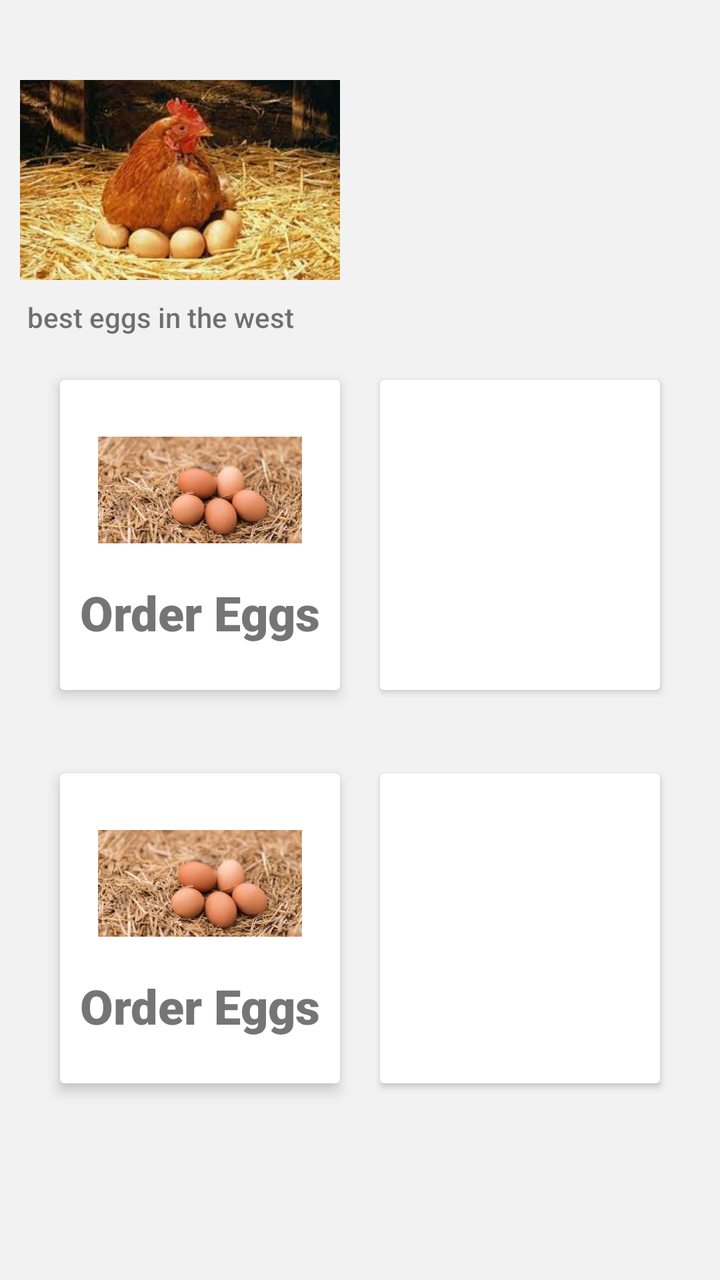
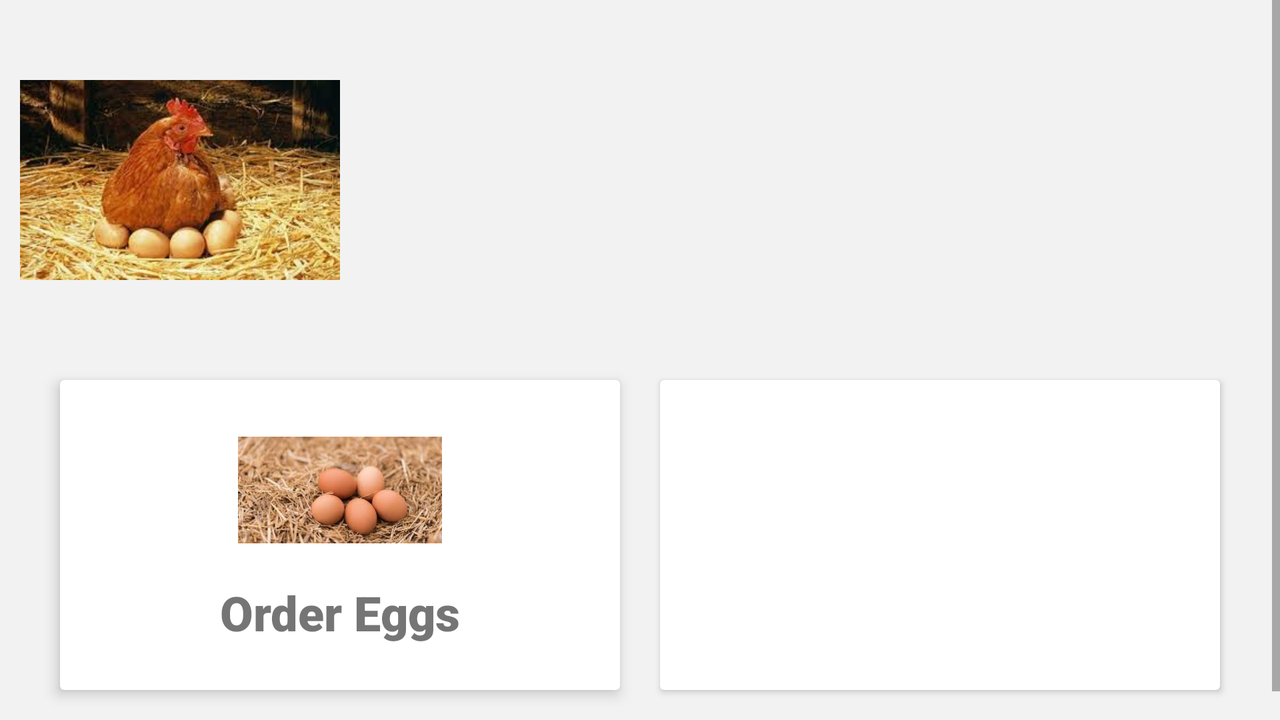

First picture: res/layout/ on a phone held upright. Second picture: the repository's own variant of that layout, on a device whose configuration matches the variant's folder. Source for both follows.
<!-- AndroidManifest.xml: application theme Theme.EggDelivery -->
<!-- res/layout/mainfrag.xml -->
<?xml version="1.0" encoding="utf-8"?>
<androidx.constraintlayout.widget.ConstraintLayout xmlns:android="http://schemas.android.com/apk/res/android"
    xmlns:app="http://schemas.android.com/apk/res-auto"
    xmlns:tools="http://schemas.android.com/tools"
    android:layout_width="match_parent"
    android:layout_height="match_parent"
    android:background="@color/greyish"
    android:padding="10dp">

    <TextView
        android:id="@+id/textView"
        android:layout_width="225dp"
        android:layout_height="43dp"
        android:layout_marginTop="76dp"
        android:fontFamily="sans-serif-black"
        android:text="@string/eggsellent"
        android:textSize="30sp"
        app:layout_constraintEnd_toStartOf="@+id/imageView2"
        app:layout_constraintHorizontal_bias="0.444"
        app:layout_constraintStart_toStartOf="parent"
        app:layout_constraintTop_toTopOf="parent" />

    <TextView
        android:id="@+id/textView2"
        android:layout_width="219dp"
        android:layout_height="23dp"
        android:layout_marginStart="16dp"
        android:layout_marginLeft="16dp"
        android:layout_marginTop="20dp"
        android:fontFamily="sans-serif-medium"
        android:text="the best eggs in the west"
        app:layout_constraintEnd_toStartOf="@+id/imageView2"
        app:layout_constraintHorizontal_bias="0.153"
        app:layout_constraintStart_toStartOf="parent"
        app:layout_constraintTop_toBottomOf="@+id/textView" />

    <ImageView
        android:id="@+id/imageView2"
        android:layout_width="160dp"
        android:layout_height="160dp"
        android:src="@drawable/egg"
        tools:ignore="MissingConstraints"
        tools:layout_editor_absoluteX="251dp"
        tools:layout_editor_absoluteY="69dp" />

    <LinearLayout
        android:id="@+id/linearLayout"
        android:layout_width="0dp"
        android:layout_height="175dp"
        android:layout_margin="10dp"
        android:orientation="horizontal"
        app:layout_constraintEnd_toEndOf="parent"
        app:layout_constraintStart_toStartOf="parent"
        app:layout_constraintTop_toBottomOf="@+id/imageView2">

        <androidx.cardview.widget.CardView
            android:layout_width="0dp"
            android:layout_height="match_parent"
            android:layout_margin="10dp"
            android:layout_weight="1"
            app:cardElevation="4dp">

            <TextView
                android:id="@+id/textView3"
                android:layout_width="wrap_content"
                android:layout_height="wrap_content"
                android:layout_gravity="center_horizontal"
                android:layout_marginTop="100dp"
                android:fontFamily="sans-serif-black"
                android:text="Order Eggs"
                android:textSize="24sp" />

            <ImageView
                android:id="@+id/eggsy"
                android:layout_width="102dp"
                android:layout_height="80dp"
                android:layout_gravity="center_horizontal"
                android:layout_marginTop="15dp"
                android:src="@drawable/eggs" />
        </androidx.cardview.widget.CardView>

        <androidx.cardview.widget.CardView
            android:layout_width="0dp"
            android:layout_height="match_parent"
            android:layout_margin="10dp"
            android:layout_weight="1" />
    </LinearLayout>


    <LinearLayout
        android:layout_width="0dp"
        android:layout_height="175dp"
        android:layout_margin="10dp"
        android:orientation="horizontal"
        app:layout_constraintBottom_toBottomOf="parent"
        app:layout_constraintEnd_toEndOf="parent"
        app:layout_constraintHorizontal_bias="0.512"
        app:layout_constraintStart_toStartOf="parent"
        app:layout_constraintTop_toBottomOf="@+id/imageView2"
        app:layout_constraintVertical_bias="0.742">

        <androidx.cardview.widget.CardView
            android:layout_width="0dp"
            android:layout_height="match_parent"
            android:layout_margin="10dp"
            android:layout_weight="1"
            app:cardElevation="4dp">

            <TextView
                android:id="@+id/textView4"
                android:layout_width="wrap_content"
                android:layout_height="wrap_content"
                android:layout_gravity="center_horizontal"
                android:layout_marginTop="100dp"
                android:fontFamily="sans-serif-black"
                android:text="Order Eggs"
                android:textSize="24sp" />

            <ImageView
                android:id="@+id/imageView4"
                android:layout_width="102dp"
                android:layout_height="80dp"
                android:layout_gravity="center_horizontal"
                android:layout_marginTop="15dp"
                android:src="@drawable/eggs" />
        </androidx.cardview.widget.CardView>

        <androidx.cardview.widget.CardView
            android:layout_width="0dp"
            android:layout_height="match_parent"
            android:layout_margin="10dp"
            android:layout_weight="1" />
    </LinearLayout>


</androidx.constraintlayout.widget.ConstraintLayout>
<!-- resources referenced by this layout -->
<resources>
  <color name="greyish">#F2f2f2</color>
  <!-- drawable egg: jpeg bitmap (drawable-v24, 13200 bytes) -->
  <!-- drawable eggs: jpeg bitmap (drawable-v24, 11116 bytes) -->
  <string name="eggsellent">EggsEllent</string>
  <style name="Theme.EggDelivery" parent="Theme.MaterialComponents.DayNight.DarkActionBar">
          
          <item name="colorPrimary">@color/purple_500</item>
          <item name="colorPrimaryVariant">@color/purple_700</item>
          <item name="colorOnPrimary">@color/white</item>
          
          <item name="colorSecondary">@color/teal_200</item>
          <item name="colorSecondaryVariant">@color/teal_700</item>
          <item name="colorOnSecondary">@color/black</item>
          
          <item name="android:statusBarColor" tools:targetApi="l">?attr/colorPrimaryVariant</item>
          
      </style>
  <color name="purple_500">#FF6200EE</color>
  <color name="purple_700">#FF3700B3</color>
  <color name="white">#FFFFFF</color>
  <color name="teal_200">#FF03DAC5</color>
  <color name="teal_700">#FF018786</color>
  <color name="black">#FF000000</color>
</resources>
<!-- res/layout-land/mainfrag.xml (the author's variant of the layout above) -->
<!-- drawn on the phone turned sideways -->
<?xml version="1.0" encoding="utf-8"?>
<ScrollView xmlns:android="http://schemas.android.com/apk/res/android"
    xmlns:app="http://schemas.android.com/apk/res-auto"
    xmlns:tools="http://schemas.android.com/tools"
    android:layout_width="match_parent"
    android:layout_height="match_parent">

    <androidx.constraintlayout.widget.ConstraintLayout xmlns:app="http://schemas.android.com/apk/res-auto"
        xmlns:tools="http://schemas.android.com/tools"
        android:layout_width="match_parent"
        android:layout_height="match_parent"
        android:background="@color/greyish"
        android:padding="10dp">

        <TextView
            android:id="@+id/textView"
            android:layout_width="225dp"
            android:layout_height="43dp"
            android:layout_marginTop="24dp"
            android:fontFamily="sans-serif-black"
            android:text="@string/eggsellent"
            android:textSize="30sp"
            app:layout_constraintEnd_toStartOf="@+id/imageView2"
            app:layout_constraintHorizontal_bias="0.21"
            app:layout_constraintStart_toStartOf="parent"
            app:layout_constraintTop_toTopOf="parent" />

        <TextView
            android:id="@+id/textView2"
            android:layout_width="219dp"
            android:layout_height="23dp"
            android:layout_marginStart="16dp"
            android:layout_marginLeft="16dp"
            android:layout_marginTop="20dp"
            android:fontFamily="sans-serif-medium"
            android:text="the best eggs in the west"
            app:layout_constraintEnd_toStartOf="@+id/imageView2"
            app:layout_constraintHorizontal_bias="0.153"
            app:layout_constraintStart_toStartOf="parent"
            app:layout_constraintTop_toBottomOf="@+id/textView" />

        <ImageView
            android:id="@+id/imageView2"
            android:layout_width="160dp"
            android:layout_height="160dp"
            android:src="@drawable/egg"
            tools:ignore="MissingConstraints"
            tools:layout_editor_absoluteX="509dp"
            tools:layout_editor_absoluteY="0dp" />

        <LinearLayout
            android:id="@+id/linearLayout"
            android:layout_width="0dp"
            android:layout_height="175dp"
            android:layout_margin="10dp"
            android:orientation="horizontal"
            app:layout_constraintEnd_toEndOf="parent"
            app:layout_constraintStart_toStartOf="parent"
            app:layout_constraintTop_toBottomOf="@+id/imageView2">

            <androidx.cardview.widget.CardView
                android:layout_width="0dp"
                android:layout_height="match_parent"
                android:layout_margin="10dp"
                android:layout_weight="1"
                app:cardElevation="4dp">

                <TextView
                    android:id="@+id/textView3"
                    android:layout_width="wrap_content"
                    android:layout_height="wrap_content"
                    android:layout_gravity="center_horizontal"
                    android:layout_marginTop="100dp"
                    android:fontFamily="sans-serif-black"
                    android:text="Order Eggs"
                    android:textSize="24sp" />

                <ImageView
                    android:id="@+id/eggsy"
                    android:layout_width="102dp"
                    android:layout_height="80dp"
                    android:layout_gravity="center_horizontal"
                    android:layout_marginTop="15dp"
                    android:src="@drawable/eggs" />

                <androidx.cardview.widget.CardView
                    android:layout_width="0dp"
                    android:layout_height="match_parent"
                    android:layout_margin="10dp"
                    android:layout_weight="1"
                    app:cardElevation="4dp">

                    <TextView
                        android:id="@+id/textView4"
                        android:layout_width="wrap_content"
                        android:layout_height="wrap_content"
                        android:layout_gravity="center_horizontal"
                        android:layout_marginTop="100dp"
                        android:fontFamily="sans-serif-black"
                        android:text="Order Eggs"
                        android:textSize="24sp" />

                    <ImageView
                        android:id="@+id/imageView4"
                        android:layout_width="102dp"
                        android:layout_height="80dp"
                        android:layout_gravity="center_horizontal"
                        android:layout_marginTop="15dp"
                        android:src="@drawable/eggs" />
                </androidx.cardview.widget.CardView>
            </androidx.cardview.widget.CardView>

            <androidx.cardview.widget.CardView
                android:layout_width="0dp"
                android:layout_height="match_parent"
                android:layout_margin="10dp"
                android:layout_weight="1">

                <androidx.cardview.widget.CardView
                    android:layout_width="0dp"
                    android:layout_height="match_parent"
                    android:layout_margin="10dp"
                    android:layout_weight="1" />
            </androidx.cardview.widget.CardView>
        </LinearLayout>


        <LinearLayout
            android:layout_width="0dp"
            android:layout_height="175dp"
            android:layout_margin="10dp"
            android:orientation="horizontal"
            app:layout_constraintBottom_toBottomOf="parent"
            app:layout_constraintEnd_toEndOf="parent"
            app:layout_constraintHorizontal_bias="0.512"
            app:layout_constraintStart_toStartOf="parent"
            app:layout_constraintTop_toBottomOf="@+id/imageView2"
            app:layout_constraintVertical_bias="0.742">

        </LinearLayout>
    </androidx.constraintlayout.widget.ConstraintLayout>
</ScrollView>
